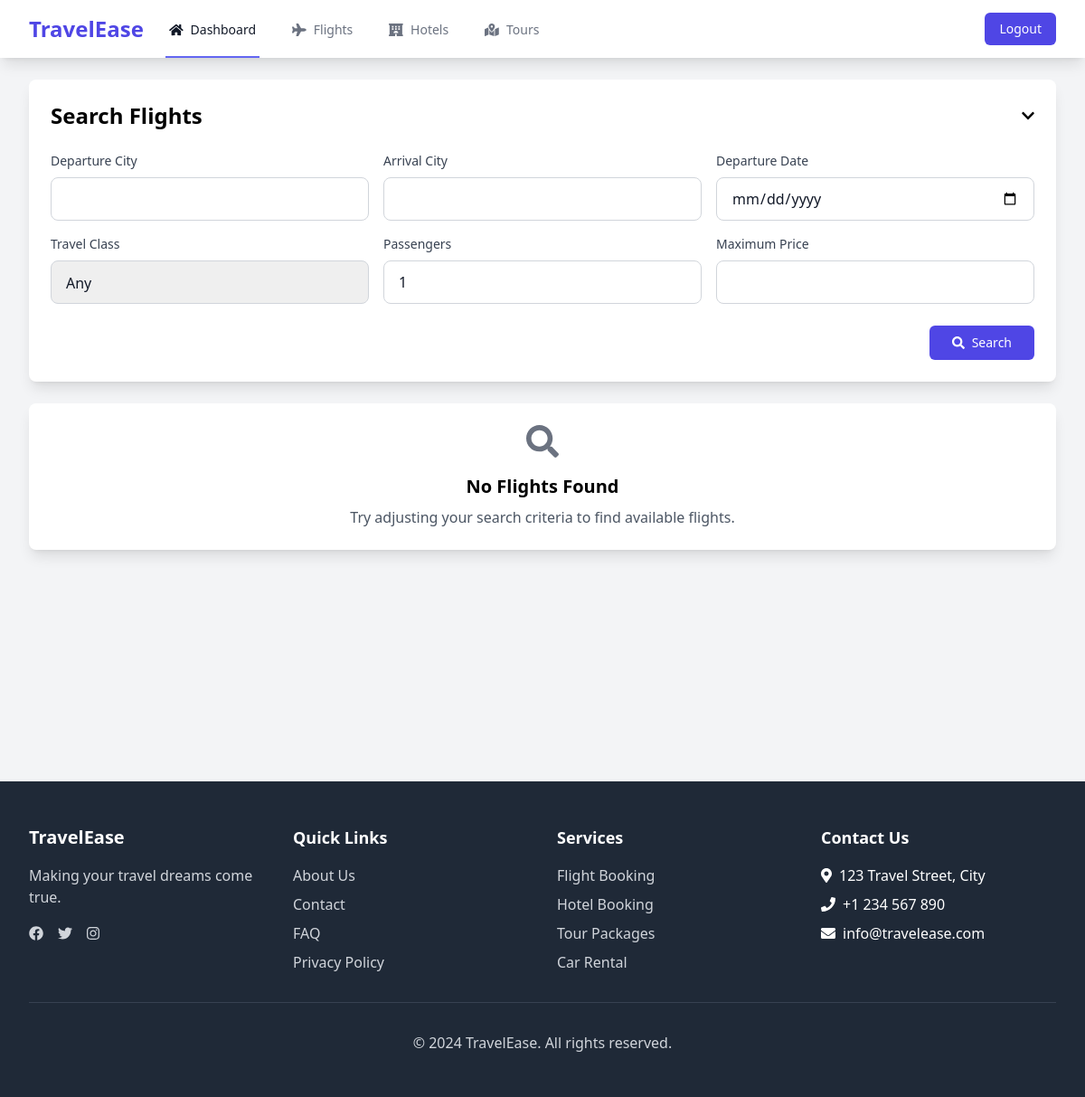
Page /flights/search/ (signed in) on the earlier database version.
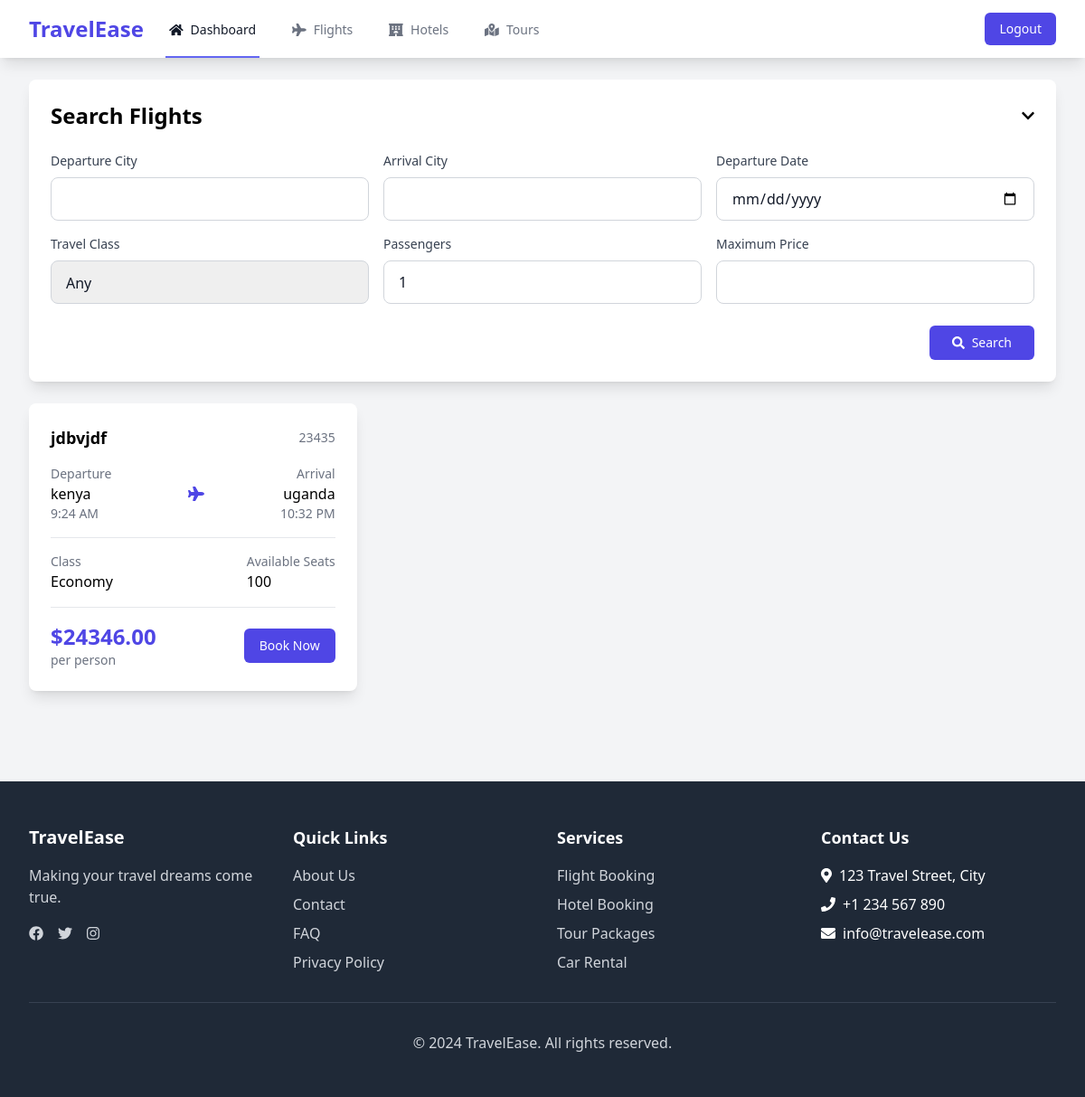
Same page on the later database version.
### core/models.py (models this page shows, shortened)
class Flight(models.Model):
    ECONOMY = 'economy'
    BUSINESS = 'business'
    FIRST = 'first'
    CLASS_CHOICES = [
        (ECONOMY, 'Economy'),
        (BUSINESS, 'Business'),
        (FIRST, 'First'),
    ]
    flight_number = models.CharField(max_length=10)
    airline = models.CharField(max_length=100)
    departure_city = models.CharField(max_length=100)
    arrival_city = models.CharField(max_length=100)
    departure_time = models.DateTimeField()
    arrival_time = models.DateTimeField()
    price = models.DecimalField(max_digits=10, decimal_places=2)
    available_seats = models.IntegerField()
    travel_class = models.CharField(max_length=10, choices=CLASS_CHOICES, default=ECONOMY)
    created_at = models.DateTimeField(auto_now_add=True)
    updated_at = models.DateTimeField(auto_now=True)
    class Meta:
        ordering = ['departure_time']

### core/views.py (the view, shortened to what this page needs)
# urls.py: path('flights/search/', views.search_flights, name='search_flights'),
def search_flights(request):
    form = FlightSearchForm(request.GET or None)
    flights = Flight.objects.all()
    context = {
        'form': form,
        'flights': flights,
    }
    return render(request, 'search/flights.html', context)

### core/forms.py
class FlightSearchForm(forms.Form):
    departure_city = forms.CharField(max_length=100, required=False)
    arrival_city = forms.CharField(max_length=100, required=False)
    departure_date = forms.DateField(required=False, widget=forms.DateInput(attrs={'type': 'date'}))
    return_date = forms.DateField(required=False, widget=forms.DateInput(attrs={'type': 'date'}))
    travel_class = forms.ChoiceField(choices=[('', 'Any')] + Flight.CLASS_CHOICES, required=False)
    passengers = forms.IntegerField(min_value=1, max_value=10, initial=1)
    max_price = forms.DecimalField(required=False, min_value=0)

### templates/search/flights.html (shortened to what the changed rows need)
{% extends 'search/base_search.html' %}
{% load static %}
{% load widget_tweaks %}
{% block search_title %}Search Flights{% endblock %}
{% block search_results %}
{% if flights %}
    <div class="grid grid-cols-1 md:grid-cols-2 lg:grid-cols-3 gap-6">
        {% for flight in flights %}
        <div class="bg-white rounded-lg shadow-lg overflow-hidden hover:shadow-xl transition duration-300">
            <div class="p-6">
                <div class="flex items-center justify-between mb-4">
                    <h3 class="text-lg font-semibold">{{ flight.airline }}</h3>
                    <span class="text-sm text-gray-500">{{ flight.flight_number }}</span>
                </div>
                <div class="space-y-4">
                    <div class="flex items-center justify-between">
                        <div>
                            <p class="text-sm text-gray-500">Departure</p>
                            <p class="font-medium">{{ flight.departure_city }}</p>
                            <p class="text-sm text-gray-500">{{ flight.departure_time|date:"g:i A" }}</p>
                        </div>
                        <div class="text-indigo-600">
                            <i class="fas fa-plane"></i>
                        </div>
                        <div class="text-right">
                            <p class="text-sm text-gray-500">Arrival</p>
                            <p class="font-medium">{{ flight.arrival_city }}</p>
                            <p class="text-sm text-gray-500">{{ flight.arrival_time|date:"g:i A" }}</p>
                        </div>
                    </div>
                    <div class="border-t border-gray-200 pt-4">
                        <div class="flex items-center justify-between">
                            <div>
                                <p class="text-sm text-gray-500">Class</p>
                                <p class="font-medium">{{ flight.get_travel_class_display }}</p>
                            </div>
                            <div>
                                <p class="text-sm text-gray-500">Available Seats</p>
                                <p class="font-medium">{{ flight.available_seats }}</p>
                            </div>
                        </div>
                    </div>
                    <div class="border-t border-gray-200 pt-4">
                        <div class="flex items-center justify-between">
                            <div>
                                <p class="text-2xl font-bold text-indigo-600">${{ flight.price }}</p>
                                <p class="text-sm text-gray-500">per person</p>
                            </div>
                            <a href="{% url 'book_flight' flight.id %}" class="inline-flex items-center px-4 py-2 border border-transparent text-sm font-medium rounded-md text-white bg-indigo-600 hover:bg-indigo-700 focus:outline-none focus:ring-2 focus:ring-offset-2 focus:ring-indigo-500 transition duration-300">
                                Book Now
                            </a>
                        </div>
                    </div>
                </div>
            </div>
        </div>
        {% endfor %}
    </div>
{% else %}
    <div class="bg-white rounded-lg shadow-lg p-6 text-center">
        <div class="text-gray-500 mb-4">
            <i class="fas fa-search text-4xl"></i>
        </div>
        <h3 class="text-xl font-semibold mb-2">No Flights Found</h3>
        <p class="text-gray-600">Try adjusting your search criteria to find available flights.</p>
    </div>
{% endif %}
{% endblock %}

Differences in the rows shown:
added Flight: airline "jdbvjdf", flight_number "23435", departure_city "kenya", departure_time "9:24 AM", arrival_city "uganda", arrival_time "10:32 PM", travel_class "Economy", available_seats "100", price "24346.00"
Other differences:
text no longer shown: "No Flights Found Try adjusting your search criteria to find available flights."
